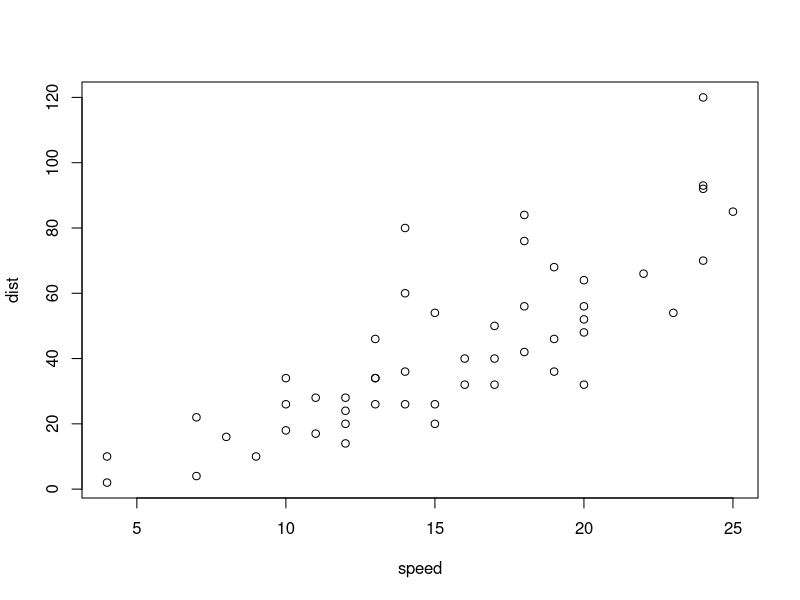
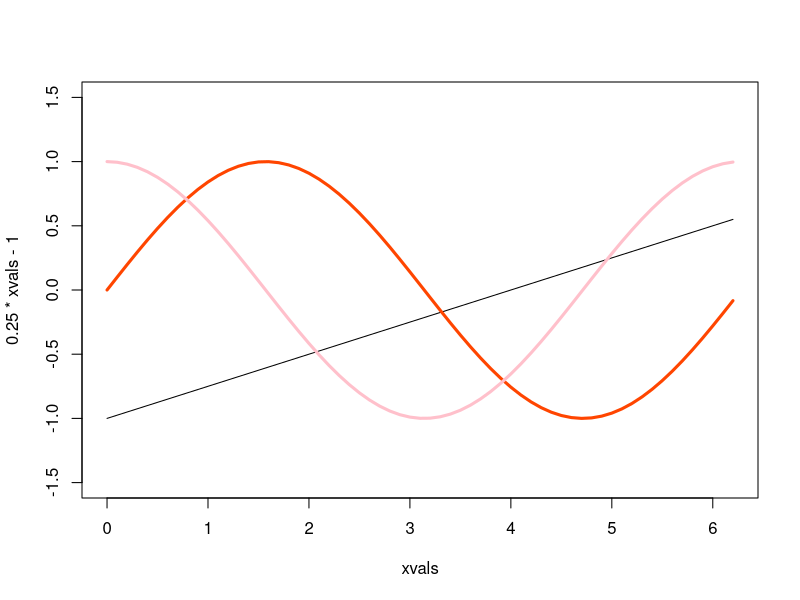
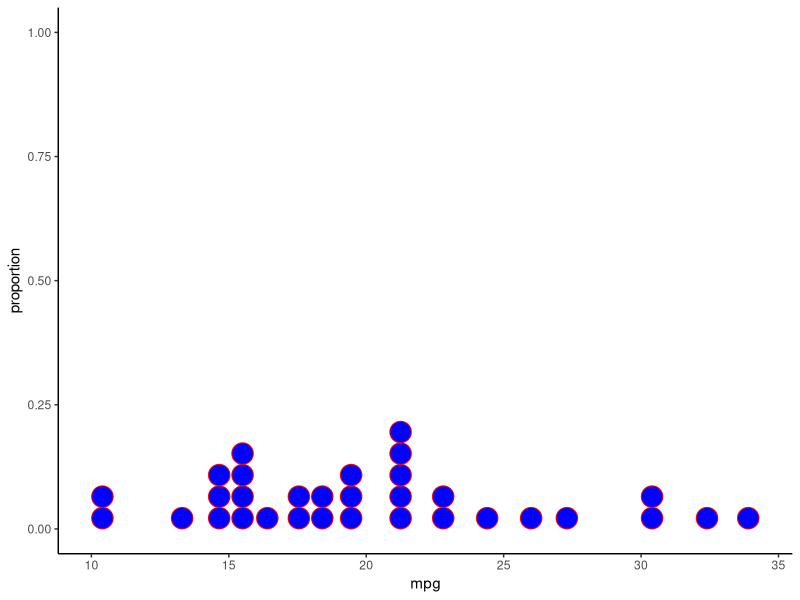
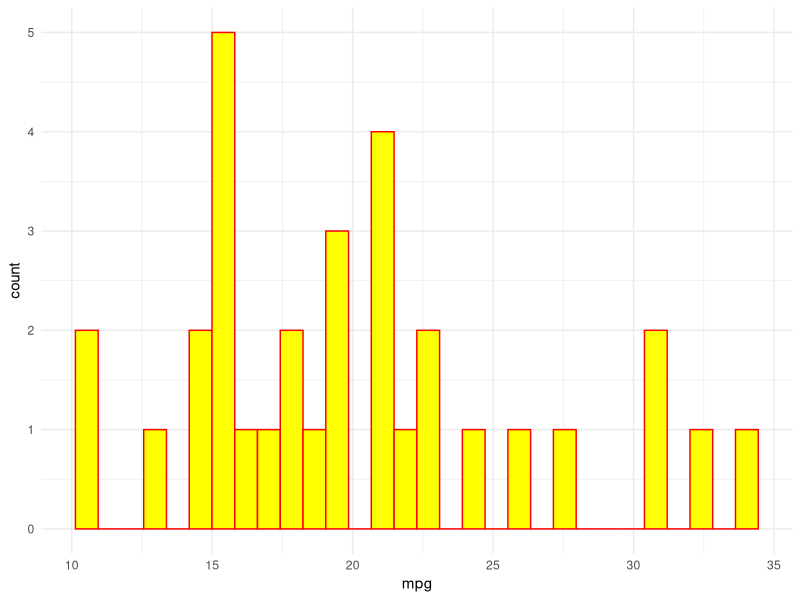
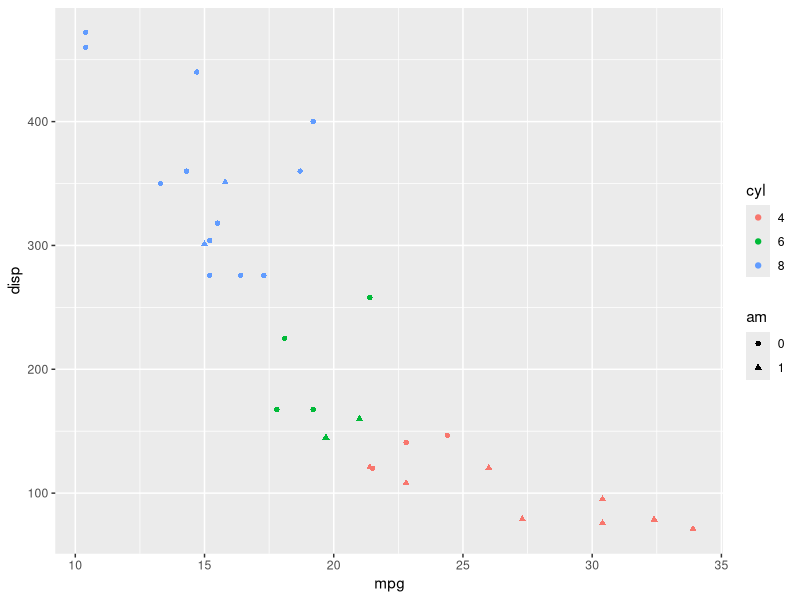
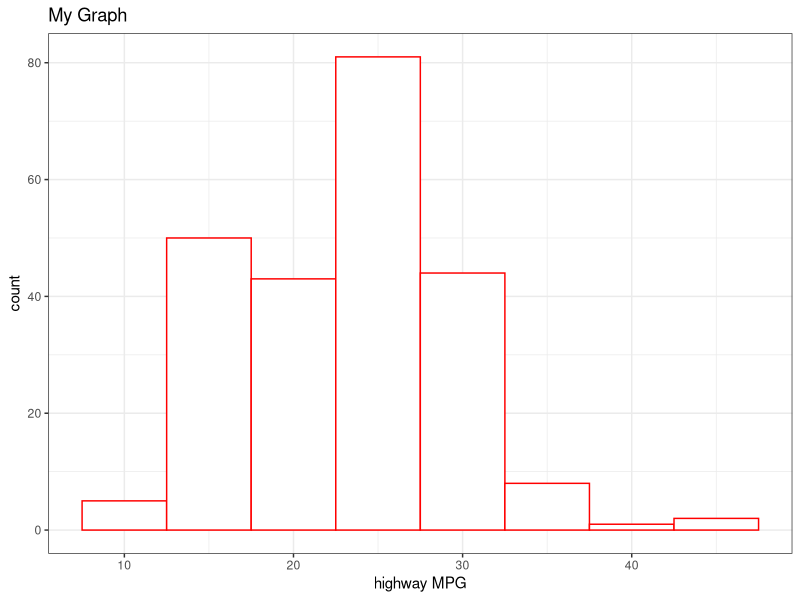
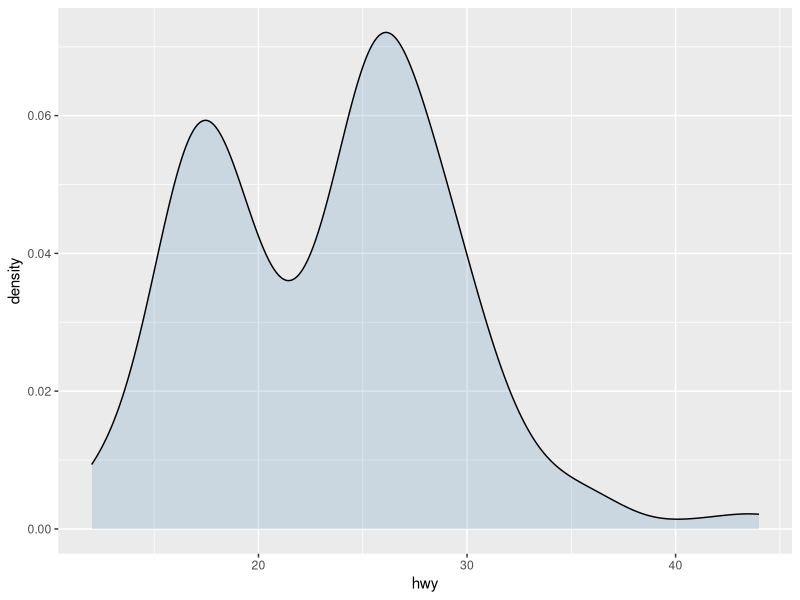
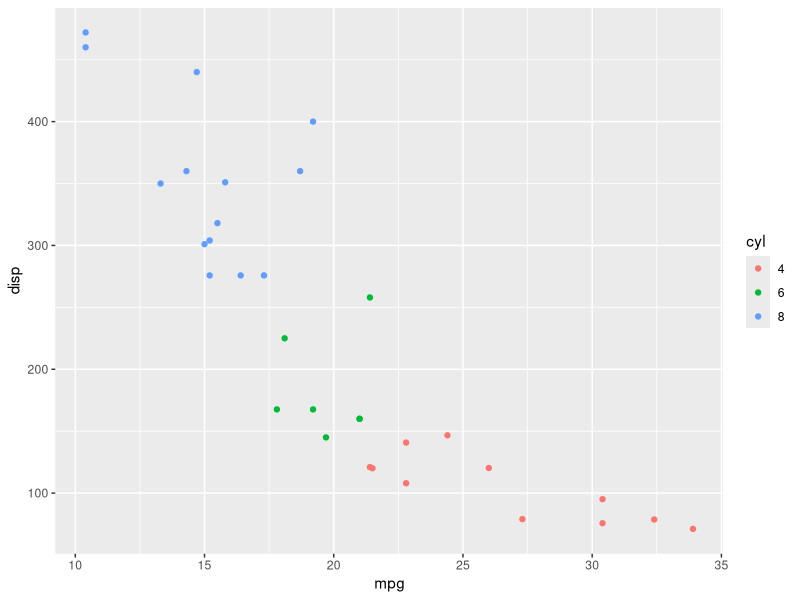

Write R code to recreate these figures, in order.
## ---- chunk 1
plot(cars)
## ---- chunk 2
y <- function(x){}
xvals <- seq(from = 0, to = 2*pi, by = 0.1)
xvals
plot(x=xvals, y=0.25*xvals-1, type='l', ylim = c(-1.5,1.5))
points(x=xvals, y=sin(xvals), type='l', col='orangered', lwd=3)
points(x=xvals, y=cos(xvals), type='l', col='pink', lwd=3)

## ---- chunk 3
library(ggplot2)
class(mtcars)
p0 <- ggplot(data=mtcars, aes(x=mpg))
p0+geom_dotplot(color='red', fill='blue')+theme_classic()+ylab('proportion')
p0+geom_histogram(fill='yellow', color='red')+theme_minimal()
mtcars$cyl=factor(mtcars$cyl)
mtcars$am=factor(mtcars$am)
p1 <- ggplot(data=mtcars, aes(x=mpg, y=disp, color=cyl, shape=am))
p1+geom_point()
## ---- chunk 4
a <- ggplot(mpg, aes(x=hwy))
a+geom_histogram(binwidth = 5, color = 'red', fill = 'white')+theme_bw()+ggtitle('My Graph')+xlab('highway MPG')
## ---- chunk 5
a+geom_density(alpha = .2, fill = 'steelblue')
## ---- chunk 6
#View(mtcars)
mtcars$am <- factor(mtcars$am)
#b <- ggplot(mtcars, aes(x=mpg, y = disp))
#b+geom_point(aes(color=cyl))
#b+geom_point(aes(color=cyl, shape = am))
#b+geom_point(aes()+geom_smooth(method = 'lm'))
mtcars$cyl <- factor(mtcars$cyl)
b <- ggplot(mtcars, aes(x=mpg, y = disp, color = cyl))
b+geom_point(aes()+geom_smooth(method = 'lm'))

## ---- chunk 7
myplot <- ggplot(mtcars, aes(x=mpg, fill = cyl))
#myplot+geom_density(alpha = .5, color = 'white')+theme_bw()
require(RColorBrewer)
display.brewer.all()
myplot+geom_density(alpha = .5, color = 'white')+theme_bw()+scale_fill_brewer(palette = 'Y10rd')
#display.brewer.pal()
## ---- chunk 8
d <- ggplot(mtcars, aes(x=mpg, y=disp, color = cyl))+geom_point()+facet_grid(am~cyl)+theme_minimal()
d
## ---- chunk 9
chick1 <- subset(ChickWeight, Chick = 1)
e <- ggplot(chick1, aes(x=Time, y=weight))
e+geom_line()

## ---- chunk 10
f <- ggplot(ChickWeight, aes(x=Time, y=weight, color=Diet))
#f+geom_line(aes(group=Chick),size=1)
f+geom_line(aes(group=Chick),size=1)+facet_grid(.~Diet)

## ---- chunk 11
#?png
png(filename = '~/Documents/mychickweights.png')
f <- ggplot(ChickWeight, aes(x=Time, y=weight, color=Diet))
f+geom_line(aes(group=Chick),size=1)
#f+geom_line(aes(group=Chick),size=1)+facet_grid(.~Diet)
dev.off()
## ---- chunk 12
set.seed(1)
round20 <- sample(c(-1,1), size = 20, replace = T)
round20
netwin <- cumsum(round20)
netwin

## ---- chunk 13
meanlife <- 1400
stdlife <- 200
set.seed(1)
cum.round20 <- NULL
cum.reps <- 1000
for (i in 1:cum.reps)
{
  net.winnings <- sample(c(-1,1), size = 20, replace = T)
  #net.winnings
  cum.winnings <- cumsum(net.winnings)
  cum.round20[i] <- cum.winnings[20]
  #cum.winnings
}
#cum.round20
hist(cum.round20)
mean(cum.round20)
## ---- chunk 14
# toss fair coin 10 times, x=# of heads
# P(x=0)
dbinom(x=6, size=10, prob = 0.5)
#= dnorm(6, 10, 0.5)
# P(x=6)
pbinom(6,10,.5)
# Find the first quartile of binomial
qbinom(0.25, size = 10, prob = 0.5)
# Random generation, toss a coin 10x
set.seed(2)
rbinom(20, size = 10, prob = 0.5)
dnorm(3, mean = 5, sd=2)
## ---- chunk 15
set.seed(20)
# 1.
rnorm(20, mean = 100, sd = 15)
# 2.
pnorm(89, 100, 15)
pnorm(89, 100, 15, lower.tail = FALSE)
1-pnorm(89, 100, 15)
# 3. 
(1-pnorm(110, 100, 15))-(1-pnorm(140, 100, 15))
pnorm(140, 100, 15)-pnorm(110, 100, 15)
# 4. Quantile for percentile
qnorm(.9, 100, 15)
# 5. 
dnorm(100, 100, 15) # this should be higher since it is the mean
dnorm(107, 100, 15)

